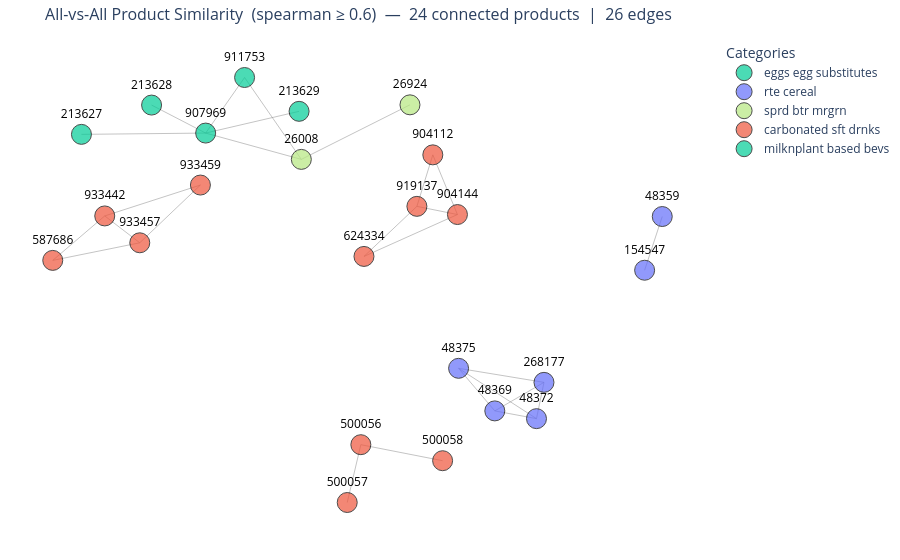

The notebook cell saved with this chart:
### Code cell
# ── Interactive plot (only connected products are shown) ───────────────────
plot_networkx_plotly(
    G,
    title=(
        f'All-vs-All Product Similarity  ({METRIC} ≥ {SIMILARITY_THRESHOLD})'
        f'  —  {G.number_of_nodes()} connected products  |  {G.number_of_edges()} edges'
    ),
)

### Figure 1 — Plotly figure (JSON) as saved in the notebook; plotly's stock layout.template omitted (floating-point values rounded to 4 significant figures)
{"data": [{"hoverinfo": "none", "line": {"color": "#888", "width": 0.5}, "mode": "lines", "showlegend": false, "type": "scatter", "x": [-0.3263, -0.1473, null, -0.3263, -0.449, null, 0.6176, 0.4625, null, 0.6176, 0.594, null, 0.6176, 0.3484, null, -0.1473, 0.1951, null, -0.1473, -0.449, null, -0.931, -0.7671, null, -0.931, -0.6567, null, 0.2671, 0.3448, null, 0.2671, 0.2169, null, 0.9349, 0.9904, null, -0.449, -0.8405, null, -0.449, -0.6194, null, -0.449, -0.1545, null, -0.7671, -0.6567, null, -0.7671, -0.4655, null, 0.05011, 0.3448, null, 0.05011, 0.2169, null, 0.3448, 0.2169, null, -0.6567, -0.4655, null, 0.04021, -0.002701, null, 0.04021, 0.298, null, 0.4625, 0.594, null, 0.4625, 0.3484, null, 0.594, 0.3484, null], "y": [0.6934, 0.3671, null, 0.6934, 0.472, null, -0.5213, -0.635, null, -0.5213, -0.6659, null, -0.5213, -0.4653, null, 0.3671, 0.5845, null, 0.3671, 0.472, null, -0.0353, 0.1418, null, -0.0353, 0.03482, null, 0.3853, 0.1474, null, 0.3853, 0.1801, null, -0.07453, 0.1395, null, 0.472, 0.4668, null, 0.472, 0.5836, null, 0.472, 0.5586, null, 0.1418, 0.03482, null, 0.1418, 0.2649, null, -0.01952, 0.1474, null, -0.01952, 0.1801, null, 0.1474, 0.1801, null, 0.03482, 0.2649, null, -0.7696, -1, null, -0.7696, -0.8335, null, -0.635, -0.6659, null, -0.635, -0.4653, null, -0.6659, -0.4653, null]}, {"hoverinfo": "text", "marker": {"color": "rgba(0,0,0,0)", "size": 10}, "mode": "markers", "showlegend": false, "text": ["911753 - 26008<br>Weight (Dist): 0.6295", "911753 - 907969<br>Weight (Dist): 0.6906", "268177 - 48369<br>Weight (Dist): 0.6723", "268177 - 48372<br>Weight (Dist): 0.6204", "268177 - 48375<br>Weight (Dist): 0.7205", "26008 - 26924<br>Weight (Dist): 0.6170", "26008 - 907969<br>Weight (Dist): 0.6525", "587686 - 933442<br>Weight (Dist): 0.6819", "587686 - 933457<br>Weight (Dist): 0.6530", "904112 - 904144<br>Weight (Dist): 0.6125", "904112 - 919137<br>Weight (Dist): 0.7297", "154547 - 48359<br>Weight (Dist): 0.6020", "907969 - 213627<br>Weight (Dist): 0.6335", "907969 - 213628<br>Weight (Dist): 0.6119", "907969 - 213629<br>Weight (Dist): 0.6098", "933442 - 933457<br>Weight (Dist): 0.7364", "933442 - 933459<br>Weight (Dist): 0.6961", "624334 - 904144<br>Weight (Dist): 0.6038", "624334 - 919137<br>Weight (Dist): 0.6658", "904144 - 919137<br>Weight (Dist): 0.7314", "933457 - 933459<br>Weight (Dist): 0.6104", "500056 - 500057<br>Weight (Dist): 0.6021", "500056 - 500058<br>Weight (Dist): 0.6065", "48369 - 48372<br>Weight (Dist): 0.6932", "48369 - 48375<br>Weight (Dist): 0.7208", "48372 - 48375<br>Weight (Dist): 0.6618"], "type": "scatter", "x": [-0.2368, -0.3876, 0.5401, 0.6058, 0.483, 0.02388, -0.2981, -0.8491, -0.7938, 0.306, 0.242, 0.9626, -0.6448, -0.5342, -0.3017, -0.7119, -0.6163, 0.1974, 0.1335, 0.2809, -0.5611, 0.01876, 0.1691, 0.5282, 0.4055, 0.4712], "y": [0.5303, 0.5827, -0.5781, -0.5936, -0.4933, 0.4758, 0.4196, 0.05327, -0.0002384, 0.2663, 0.2827, 0.03248, 0.4694, 0.5278, 0.5153, 0.08833, 0.2034, 0.06395, 0.08027, 0.1637, 0.1499, -0.8848, -0.8015, -0.6505, -0.5502, -0.5656]}, {"hoverinfo": "text", "hovertext": ["Node: 911753<br>Category: eggs egg substitutes<br>Connections: 2", "Node: 907969<br>Category: eggs egg substitutes<br>Connections: 5"], "marker": {"color": "#00CC96", "line": {"color": ["black", "black"], "width": [1, 1]}, "size": [20, 20]}, "mode": "markers+text", "name": "eggs egg substitutes", "text": ["911753", "907969"], "textfont": {"color": "black", "size": 12}, "textposition": "top center", "type": "scatter", "x": [-0.3263, -0.449], "y": [0.6934, 0.472]}, {"hoverinfo": "text", "hovertext": ["Node: 268177<br>Category: rte cereal<br>Connections: 3", "Node: 154547<br>Category: rte cereal<br>Connections: 1", "Node: 48359<br>Category: rte cereal<br>Connections: 1", "Node: 48369<br>Category: rte cereal<br>Connections: 3", "Node: 48372<br>Category: rte cereal<br>Connections: 3", "Node: 48375<br>Category: rte cereal<br>Connections: 3"], "marker": {"color": "#636EFA", "line": {"color": ["black", "black", "black", "black", "black", "black"], "width": [1, 1, 1, 1, 1, 1]}, "size": [20, 20, 20, 20, 20, 20]}, "mode": "markers+text", "name": "rte cereal", "text": ["268177", "154547", "48359", "48369", "48372", "48375"], "textfont": {"color": "black", "size": 12}, "textposition": "top center", "type": "scatter", "x": [0.6176, 0.9349, 0.9904, 0.4625, 0.594, 0.3484], "y": [-0.5213, -0.07453, 0.1395, -0.635, -0.6659, -0.4653]}, {"hoverinfo": "text", "hovertext": ["Node: 26008<br>Category: sprd btr mrgrn<br>Connections: 3", "Node: 26924<br>Category: sprd btr mrgrn<br>Connections: 1"], "marker": {"color": "#B6E880", "line": {"color": ["black", "black"], "width": [1, 1]}, "size": [20, 20]}, "mode": "markers+text", "name": "sprd btr mrgrn", "text": ["26008", "26924"], "textfont": {"color": "black", "size": 12}, "textposition": "top center", "type": "scatter", "x": [-0.1473, 0.1951], "y": [0.3671, 0.5845]}, {"hoverinfo": "text", "hovertext": ["Node: 587686<br>Category: carbonated sft drnks<br>Connections: 2", "Node: 904112<br>Category: carbonated sft drnks<br>Connections: 2", "Node: 933442<br>Category: carbonated sft drnks<br>Connections: 3", "Node: 624334<br>Category: carbonated sft drnks<br>Connections: 2", "Node: 904144<br>Category: carbonated sft drnks<br>Connections: 3", "Node: 933457<br>Category: carbonated sft drnks<br>Connections: 3", "Node: 933459<br>Category: carbonated sft drnks<br>Connections: 2", "Node: 500056<br>Category: carbonated sft drnks<br>Connections: 2", "Node: 500057<br>Category: carbonated sft drnks<br>Connections: 1", "Node: 500058<br>Category: carbonated sft drnks<br>Connections: 1", "Node: 919137<br>Category: carbonated sft drnks<br>Connections: 3"], "marker": {"color": "#EF553B", "line": {"color": ["black", "black", "black", "black", "black", "black", "black", "black", "black", "black", "black"], "width": [1, 1, 1, 1, 1, 1, 1, 1, 1, 1, 1]}, "size": [20, 20, 20, 20, 20, 20, 20, 20, 20, 20, 20]}, "mode": "markers+text", "name": "carbonated sft drnks", "text": ["587686", "904112", "933442", "624334", "904144", "933457", "933459", "500056", "500057", "500058", "919137"], "textfont": {"color": "black", "size": 12}, "textposition": "top center", "type": "scatter", "x": [-0.931, 0.2671, -0.7671, 0.05011, 0.3448, -0.6567, -0.4655, 0.04021, -0.002701, 0.298, 0.2169], "y": [-0.0353, 0.3853, 0.1418, -0.01952, 0.1474, 0.03482, 0.2649, -0.7696, -1, -0.8335, 0.1801]}, {"hoverinfo": "text", "hovertext": ["Node: 213627<br>Category: milknplant based bevs<br>Connections: 1", "Node: 213628<br>Category: milknplant based bevs<br>Connections: 1", "Node: 213629<br>Category: milknplant based bevs<br>Connections: 1"], "marker": {"color": "#00CC96", "line": {"color": ["black", "black", "black"], "width": [1, 1, 1]}, "size": [20, 20, 20]}, "mode": "markers+text", "name": "milknplant based bevs", "text": ["213627", "213628", "213629"], "textfont": {"color": "black", "size": 12}, "textposition": "top center", "type": "scatter", "x": [-0.8405, -0.6194, -0.1545], "y": [0.4668, 0.5836, 0.5586]}], "layout": {"hovermode": "closest", "legend": {"title": {"text": "Categories"}}, "margin": {"b": 20, "l": 5, "r": 5, "t": 40}, "plot_bgcolor": "white", "showlegend": true, "title": {"font": {"size": 16}, "text": "All-vs-All Product Similarity  (spearman ≥ 0.6)  —  24 connected products  |  26 edges"}, "xaxis": {"showgrid": false, "showticklabels": false, "zeroline": false}, "yaxis": {"showgrid": false, "showticklabels": false, "zeroline": false}}}
